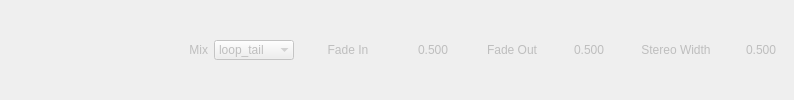
     <widget class="QWidget" name="resynth_mix_wid" native="true">
      <property name="enabled">
       <bool>false</bool>
      </property>
      <layout class="QHBoxLayout" name="horizontalLayout_10">
       <property name="leftMargin">
        <number>0</number>
       </property>
       <property name="topMargin">
        <number>0</number>
       </property>
       <property name="rightMargin">
        <number>0</number>
       </property>
       <property name="bottomMargin">
        <number>0</number>
       </property>
       <item>
        <spacer name="horizontalSpacer_8">
         <property name="orientation">
          <enum>Qt::Horizontal</enum>
         </property>
         <property name="sizeType">
          <enum>QSizePolicy::Fixed</enum>
         </property>
         <property name="sizeHint" stdset="0">
          <size>
           <width>128</width>
           <height>20</height>
          </size>
         </property>
        </spacer>
       </item>
       <item>
        <widget class="QLabel" name="resynth_mix_l">
         <property name="minimumSize">
          <size>
           <width>80</width>
           <height>0</height>
          </size>
         </property>
         <property name="maximumSize">
          <size>
           <width>80</width>
           <height>16777215</height>
          </size>
         </property>
         <property name="text">
          <string>Mix</string>
         </property>
         <property name="alignment">
          <set>Qt::AlignRight|Qt::AlignTrailing|Qt::AlignVCenter</set>
         </property>
        </widget>
       </item>
       <item>
        <widget class="QComboBox" name="resynth_mix_cmb">
         <property name="minimumSize">
          <size>
           <width>80</width>
           <height>0</height>
          </size>
         </property>
         <property name="maximumSize">
          <size>
           <width>80</width>
           <height>16777215</height>
          </size>
         </property>
         <property name="toolTip">
          <string>Mix re-synthesized audio with original input

'all'	Replace everything with re-synth
'loop_tail'	Keep original attack only
'loop'	Keep original attack and tail</string>
         </property>
         <property name="currentIndex">
          <number>1</number>
         </property>
         <property name="frame">
          <bool>false</bool>
         </property>
         <item>
          <property name="text">
           <string>all</string>
          </property>
         </item>
         <item>
          <property name="text">
           <string>loop_tail</string>
          </property>
         </item>
         <item>
          <property name="text">
           <string>loop</string>
          </property>
         </item>
        </widget>
       </item>
       <item>
        <widget class="QLabel" name="resynth_fade_in_l">
         <property name="minimumSize">
          <size>
           <width>96</width>
           <height>0</height>
          </size>
         </property>
         <property name="maximumSize">
          <size>
           <width>96</width>
           <height>16777215</height>
          </size>
         </property>
         <property name="text">
          <string>Fade In</string>
         </property>
         <property name="alignment">
          <set>Qt::AlignCenter</set>
         </property>
        </widget>
       </item>
       <item>
        <widget class="QDoubleSpinBox" name="resynth_fade_in_dsb">
         <property name="minimumSize">
          <size>
           <width>64</width>
           <height>0</height>
          </size>
         </property>
         <property name="toolTip">
          <string>Fading of the synthesized part before loop start
Length in percent of loop length</string>
         </property>
         <property name="frame">
          <bool>false</bool>
         </property>
         <property name="alignment">
          <set>Qt::AlignCenter</set>
         </property>
         <property name="buttonSymbols">
          <enum>QAbstractSpinBox::NoButtons</enum>
         </property>
         <property name="decimals">
          <number>3</number>
         </property>
         <property name="minimum">
          <double>0.000000000000000</double>
         </property>
         <property name="maximum">
          <double>1.000000000000000</double>
         </property>
         <property name="singleStep">
          <double>0.100000000000000</double>
         </property>
         <property name="value">
          <double>0.500000000000000</double>
         </property>
        </widget>
       </item>
       <item>
        <widget class="QLabel" name="resynth_fade_out_l">
         <property name="minimumSize">
          <size>
           <width>80</width>
           <height>0</height>
          </size>
         </property>
         <property name="maximumSize">
          <size>
           <width>80</width>
           <height>16777215</height>
          </size>
         </property>
         <property name="text">
          <string>Fade Out</string>
         </property>
         <property name="alignment">
          <set>Qt::AlignCenter</set>
         </property>
        </widget>
       </item>
       <item>
        <widget class="QDoubleSpinBox" name="resynth_fade_out_dsb">
         <property name="minimumSize">
          <size>
           <width>64</width>
           <height>0</height>
          </size>
         </property>
         <property name="toolTip">
          <string>Fading of the synthesized part after loop end
Length in percent of loop length</string>
         </property>
         <property name="frame">
          <bool>false</bool>
         </property>
         <property name="alignment">
          <set>Qt::AlignCenter</set>
         </property>
         <property name="buttonSymbols">
          <enum>QAbstractSpinBox::NoButtons</enum>
         </property>
         <property name="decimals">
          <number>3</number>
         </property>
         <property name="minimum">
          <double>0.000000000000000</double>
         </property>
         <property name="maximum">
          <double>1.000000000000000</double>
         </property>
         <property name="singleStep">
          <double>0.100000000000000</double>
         </property>
         <property name="value">
          <double>0.500000000000000</double>
         </property>
        </widget>
       </item>
       <item>
        <widget class="QLabel" name="st_width_l">
         <property name="minimumSize">
          <size>
           <width>96</width>
           <height>0</height>
          </size>
         </property>
         <property name="maximumSize">
          <size>
           <width>96</width>
           <height>16777215</height>
          </size>
         </property>
         <property name="text">
          <string>Stereo Width</string>
         </property>
         <property name="alignment">
          <set>Qt::AlignCenter</set>
         </property>
        </widget>
       </item>
       <item>
        <widget class="QDoubleSpinBox" name="st_width_dsb">
         <property name="minimumSize">
          <size>
           <width>64</width>
           <height>0</height>
          </size>
         </property>
         <property name="toolTip">
          <string>Stereo effect width when using Re-synth mix 'all'
With this mode left and right channels use a different random seed</string>
         </property>
         <property name="frame">
          <bool>false</bool>
         </property>
         <property name="alignment">
          <set>Qt::AlignCenter</set>
         </property>
         <property name="buttonSymbols">
          <enum>QAbstractSpinBox::NoButtons</enum>
         </property>
         <property name="decimals">
          <number>3</number>
         </property>
         <property name="minimum">
          <double>0.000000000000000</double>
         </property>
         <property name="maximum">
          <double>1.000000000000000</double>
         </property>
         <property name="singleStep">
          <double>0.100000000000000</double>
         </property>
         <property name="value">
          <double>0.500000000000000</double>
         </property>
        </widget>
       </item>
      </layout>
     </widget>
